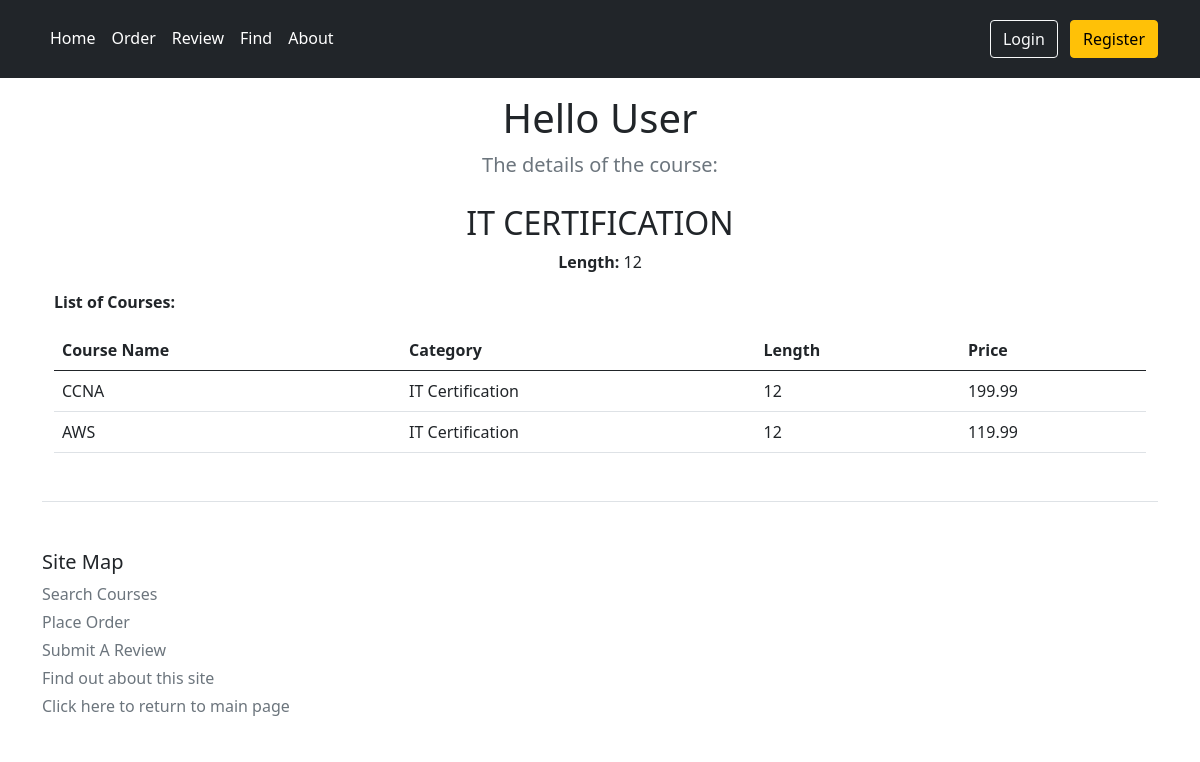
The app's page /CRMS/3 with its own data.
### CRMS/models.py (models this page shows, shortened)
class Topic(models.Model):
    name = models.CharField(max_length=200)
    length = models.IntegerField(default=12)
    details = models.TextField(blank=True)
    def __str__(self):
        return self.name

class Course(models.Model):
    def validate_between(value):
        if not 100 <= value <= 200:
            raise ValidationError(
                _('%(value)s price is not between 100 and 200'),
                params={'value': value},
            )
    title = models.CharField(max_length=200)
    topic = models.ForeignKey(Topic, related_name='courses', on_delete=models.CASCADE)
    price = models.DecimalField(max_digits=10, decimal_places=2, validators=[validate_between]) #for optional 2
    for_everyone = models.BooleanField(default=True)
    description = models.TextField(blank=True)  # new field description and making it optional by using blank=True
    num_reviews = models.PositiveIntegerField(default=0)

### CRMS/views.py (the view)
# urls.py: path(r'<int:topic_id>', views.detail, name='detail'),
def detail(request, topic_id):
    topic = Topic.objects.get(id=topic_id)
    courses = Course.objects.filter(topic=topic_id)
    return render(request, 'CRMS/detail.html', {'topic': topic, 'courses': courses})

### templates/CRMS/detail.html (shortened to what this page needs)
{% extends 'CRMS/base.html' %}
{% block heading_para %}
    <p class="lead text-muted">The details of the course:</p>
{% endblock %}
{% block body_block %}
    {% if topic %}
        <h2>{{ topic.name.upper }} </h2>
        <p>
            <b>Length: </b> {{ topic.length }}
        </p>
        <div class="text-start">
        <p>
            <b>List of Courses: </b>
            {% if courses %}
                <table class="table" id="courselist">
                <thead class="thead-dark">
                    <th>Course Name</th>
                    <th>Category</th>
                    <th>Length</th>
                    <th>Price</th>
                </thead>
                <tbody>
                    {% for course in courses %}
                        <tr>
                            <td>{{ course.title }}</td>
                            <td>{{ course.topic }}</td>
                            <td>{{ course.topic.length }}</td>
                            <td>{{ course.price }}</td>
                        </tr>
                    {% endfor %}
                </tbody>
                </table>
            {% else %}
                <strong>There are no courses for this topic!</strong>
            {% endif %}
        </p>
        </div>
    {% endif %}
{% endblock %}

### records on screen
Topic: name "IT CERTIFICATION", length "12"
Course: title "CCNA", topic "IT Certification", topic.length "12", price "199.99"
Course: title "AWS", topic "IT Certification", topic.length "12", price "119.99"
